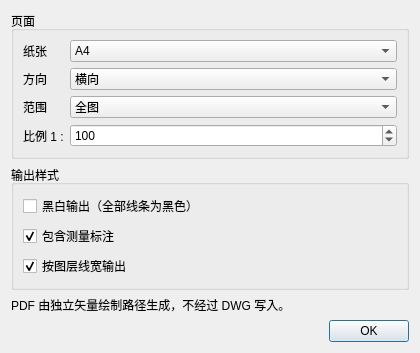
<?xml version="1.0" encoding="UTF-8"?>
<!-- SPDX-License-Identifier: GPL-3.0-or-later -->
<ui version="4.0">
 <class>PdfExportDialog</class>
 <widget class="QDialog" name="PdfExportDialog">
  <property name="windowTitle"><string>导出矢量 PDF</string></property>
  <property name="geometry"><rect><x>0</x><y>0</y><width>420</width><height>310</height></rect></property>
  <layout class="QVBoxLayout" name="vbox">
   <item>
    <widget class="QGroupBox" name="groupPage">
     <property name="title"><string>页面</string></property>
     <layout class="QFormLayout" name="formPage">
      <item row="0" column="0"><widget class="QLabel" name="labelPaper"><property name="text"><string>纸张</string></property></widget></item>
      <item row="0" column="1"><widget class="QComboBox" name="comboPaper"><item><property name="text"><string>A4</string></property></item><item><property name="text"><string>A3</string></property></item><item><property name="text"><string>A2</string></property></item></widget></item>
      <item row="1" column="0"><widget class="QLabel" name="labelOrient"><property name="text"><string>方向</string></property></widget></item>
      <item row="1" column="1"><widget class="QComboBox" name="comboOrientation"><item><property name="text"><string>横向</string></property></item><item><property name="text"><string>纵向</string></property></item></widget></item>
      <item row="2" column="0"><widget class="QLabel" name="labelScope"><property name="text"><string>范围</string></property></widget></item>
      <item row="2" column="1"><widget class="QComboBox" name="comboScope"><item><property name="text"><string>全图</string></property></item><item><property name="text"><string>当前视图</string></property></item></widget></item>
      <item row="3" column="0"><widget class="QLabel" name="labelScale"><property name="text"><string>比例 1 :</string></property></widget></item>
      <item row="3" column="1"><widget class="QSpinBox" name="spinScale"><property name="minimum"><number>1</number></property><property name="maximum"><number>100000</number></property><property name="value"><number>100</number></property></widget></item>
     </layout>
    </widget>
   </item>
   <item>
    <widget class="QGroupBox" name="groupStyle">
     <property name="title"><string>输出样式</string></property>
     <layout class="QVBoxLayout" name="vboxStyle">
      <item><widget class="QCheckBox" name="checkMonochrome"><property name="text"><string>黑白输出（全部线条为黑色）</string></property></widget></item>
      <item><widget class="QCheckBox" name="checkIncludeMeasure"><property name="text"><string>包含测量标注</string></property><property name="checked"><bool>true</bool></property></widget></item>
      <item><widget class="QCheckBox" name="checkLineweight"><property name="text"><string>按图层线宽输出</string></property><property name="checked"><bool>true</bool></property></widget></item>
     </layout>
    </widget>
   </item>
   <item><widget class="QLabel" name="labelNote"><property name="text"><string>PDF 由独立矢量绘制路径生成，不经过 DWG 写入。</string></property><property name="wordWrap"><bool>true</bool></property></widget></item>
   <item>
    <widget class="QDialogButtonBox" name="buttonBox">
     <property name="orientation"><enum>Qt::Horizontal</enum></property>
     <property name="standardButtons"><enum>QDialogButtonBox::Cancel|QDialogButtonBox::Ok</enum></property>
    </widget>
   </item>
  </layout>
 </widget>
 <resources/>
 <connections/>
</ui>
